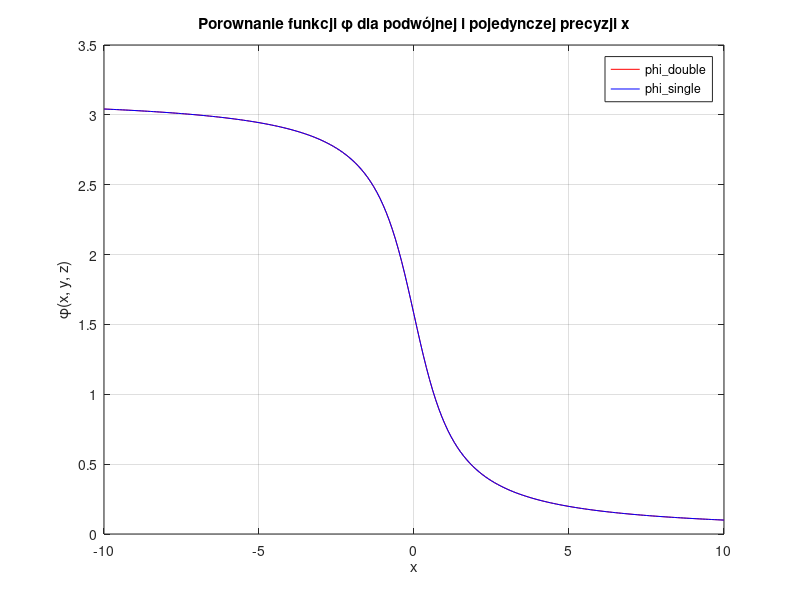
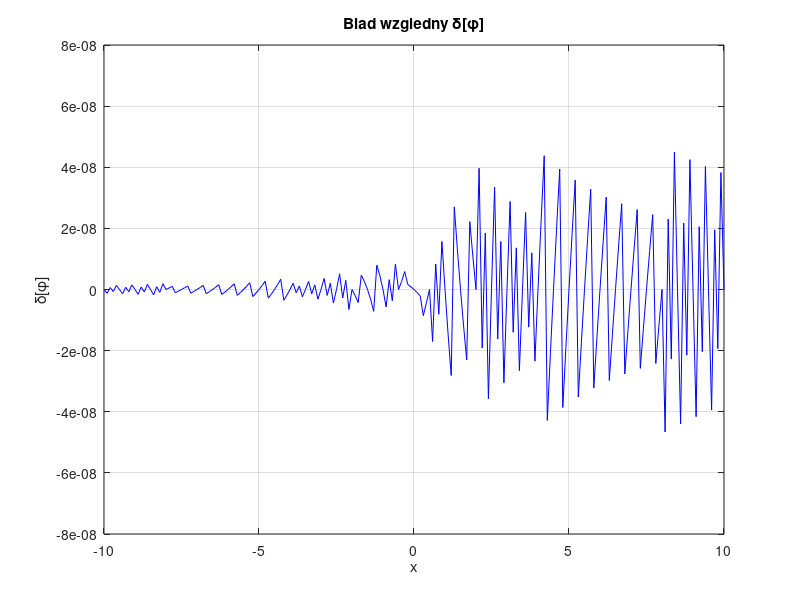
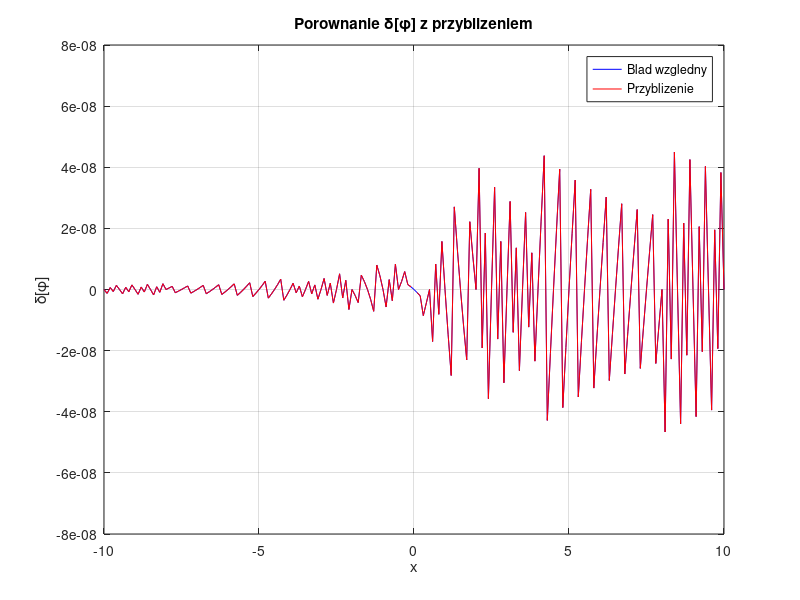

MATLAB code for these plots, in order:
% Inicjalizacja zmiennych x, y
x = -10:0.1:10;
y = 1;

% Funkcja φ dla podwojnej precyzji x
function out = phi_double(x, y)
    out = sign(y) .* acos(x ./ (sqrt(x .^ 2 + y .^ 2)));
end

% Funkcja φ dla pojedynczej precyzji x
function out = phi_single(x, y)
    xs = single(x);
    xd = double(xs);
    out = sign(y) .* acos(xd ./ (sqrt(xd .^ 2 + y .^ 2)));
end

%wykres - φ dla podwojnej i pojedynczej precyzji x
phi_1 = phi_double(x, y);
phi_2 = phi_single(x, y);

plot(x, phi_1, 'r')
hold on
plot(x, phi_2, 'b')
xlabel('x')
ylabel('φ(x, y, z)')
title('Porownanie funkcji φ dla podwójnej i pojedynczej precyzji x')
grid on
legend('phi\_double', 'phi\_single')


% Funkcja obliczajaca blad wzgledny δ[φ(˜x, y, z)]
function out = relative_err(phi_double, phi_single)
    out = (phi_single - phi_double) ./ phi_double;
end

% Obliczenie i wykres bledu wzglednego δ[φ(˜x, y, z)]
error = relative_err(phi_double(x, y), phi_single(x, y));
figure;
plot(x, error, 'b')
xlabel('x')
ylabel('δ[φ]')
title('Blad wzgledny δ[φ]')
grid on

% funkcja obliczająca δ[˜x]
function out = x_err(x)
    xs = single(x);
    xd = double(xs);
    out = (xd - x) ./ x;
end

% funkcja obliczajaca wspolczynnik przenoszenia bledu wzglednego
function out = T(x, y)
    out = - x.*y^2./ (abs(y).*acos(x./(sqrt(x.^2 + y.^2))).*(x.^2+y.^2));
end

% wykres porownujacy uzyskany wynik bledu wzglednego 𝛿[φ(˜x, y, z)]
% z przyblizeniem:
delta_2 = T(x, y) .* x_err(x);
figure;
plot(x, error, 'b')
xlabel('x')
ylabel('δ[φ]')
title('Porownanie δ[φ] z przyblizeniem')
grid on
hold on
plot(x, delta_2, 'r')
legend('Blad wzgledny', 'Przyblizenie')